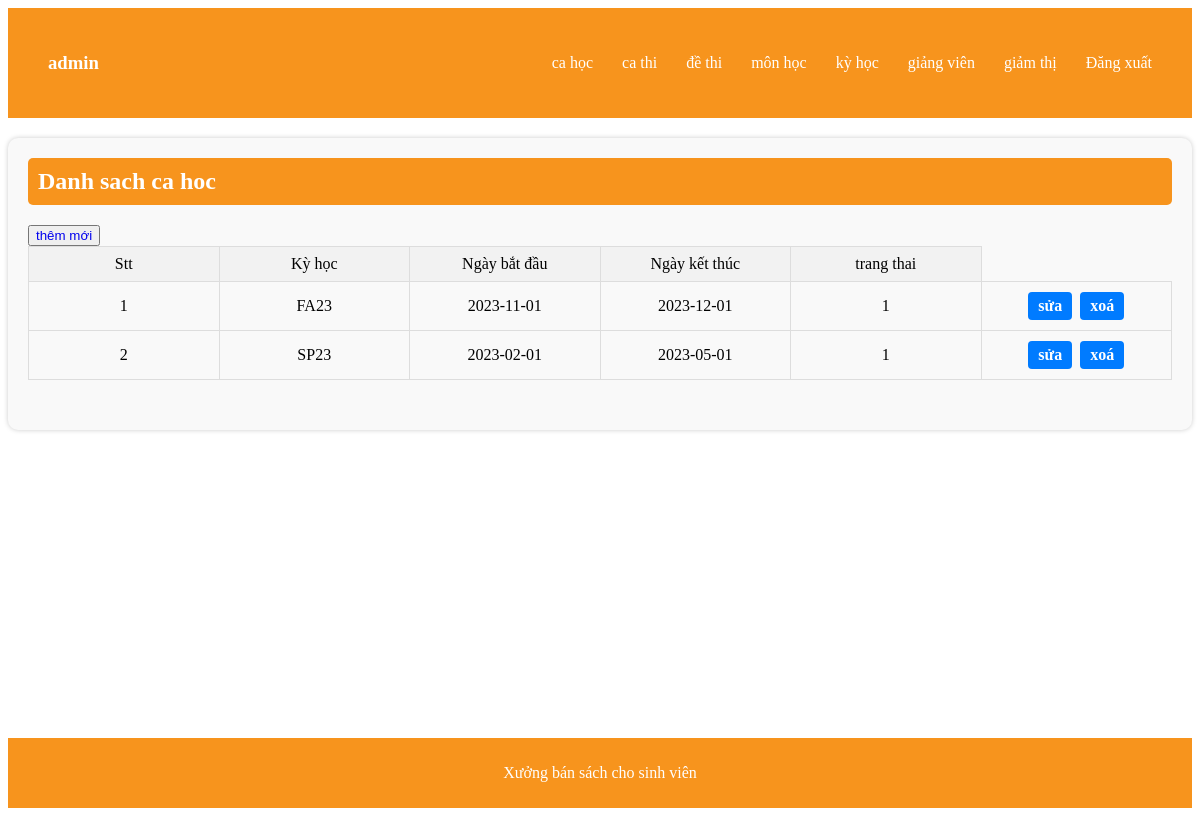
/index.php?act=ky_hoc (signed in), run on the app's committed database.
### tables this page shows
CREATE TABLE `ky_hoc` (
  `id_ky` int(11) NOT NULL,
  `ten_ky` varchar(255) NOT NULL,
  `ngay_bat_dau` date NOT NULL,
  `ngay_ket_thuc` date NOT NULL,
  `trang_thai` int(11) NOT NULL DEFAULT 1
);

### config/PDO.php (called while the page is built, shortened)
<?php
function connect()
{
    $servername = "localhost";
    $username = "root";
    $password = "";
    try {
        $conn = new  PDO("mysql:host=$servername;dbname=xuong2", $username, $password);
        $conn->setAttribute(PDO::ATTR_ERRMODE, PDO::ERRMODE_EXCEPTION);
    } catch (PDOException $e) {
    }
    return $conn;
}
function getData($query, $params = [], $getAll = true)
{
    $conn = connect();
    $stmt = $conn->prepare($query);
    $stmt->execute($params);
    if ($getAll) {
        return $stmt->fetchAll();
    }
    return $stmt->fetch();
}

### modles/ky_hoc.php (called while the page is built, shortened)
<?php
function showKy()
{
    $sql = "SELECT * FROM `ky_hoc` WHERE 1";
    return getData($sql);
}

### views/ky/admin/index.php (the view)
<main class="sach">
    <div class="ttSach-admin">
        <h1>Danh sach ca hoc</h1>
        <button><a href="index.php?act=ky_hoc&nt=add">thêm mới</a></button>
        <table>
            <tr class="line">
                <td>Stt</td>
                <td>Kỳ học</td>
                <td>Ngày bắt đầu</td>
                <td>Ngày kết thúc</td>
                <td>trang thai</td>
            </tr>
            <?php if ($vl != []) {
                foreach ($vl as $key => $vc) { ?>
            <tr>
                <td><?php echo $key + 1 ?></td>
                <td><?php echo $vc['ten_ky'] ?></td>
                <td><?php echo $vc['ngay_bat_dau'] ?></td>
                <td><?php echo $vc['ngay_ket_thuc'] ?></td>
                <td><?php echo $vc['trang_thai'] ?></td>
                <td>
                    <a href="index.php?act=ky_hoc&nt=fix&id=<?php echo $vc['id_ky'] ?>">sửa</a>
                    <a href="index.php?act=ky_hoc&nt=delete&id=<?php echo $vc['id_ky'] ?>">xoá</a>
                </td>
            </tr>
            <?php }
            } ?>
        </table>
    </div>
</main>

### assets/css/style.css (style rules this page uses)
a { text-decoration: none; }
table { width: 100%; border-collapse: collapse; }
tr.line { background-color: #f2f2f2; }
td { padding: 8px; text-align: center; border: 1px solid #ddd; }
main.sach { max-width: 1200px; margin: 20px auto; padding: 20px; background-color: #f9f9f9; border-radius: 10px; box-shadow: 0px 0px 5px #ccc; }
main.sach h1 { font-size: 24px; margin: 0 0 20px; padding: 10px; background-color: #f7941d; color: white; border-radius: 5px; }
.ttSach-admin { margin-bottom: 30px; }
.ttSach-admin table { width: 100%; table-layout: fixed; border-collapse: collapse; }
.ttSach-admin .line { background-color: #f2f2f2; }
.ttSach-admin td { padding: 8px; text-align: center; border: 1px solid #ddd; }
.ttSach-admin td a { display: inline-block; margin: 2px; padding: 5px 10px; text-decoration: none; background-color: #007bff; color: white; border-radius: 4px; font-weight: bold; }

### data on the page
ky_hoc: ten_ky "FA23", ngay_bat_dau "2023-11-01", ngay_ket_thuc "2023-12-01", trang_thai "1"
ky_hoc: ten_ky "SP23", ngay_bat_dau "2023-02-01", ngay_ket_thuc "2023-05-01", trang_thai "1"
